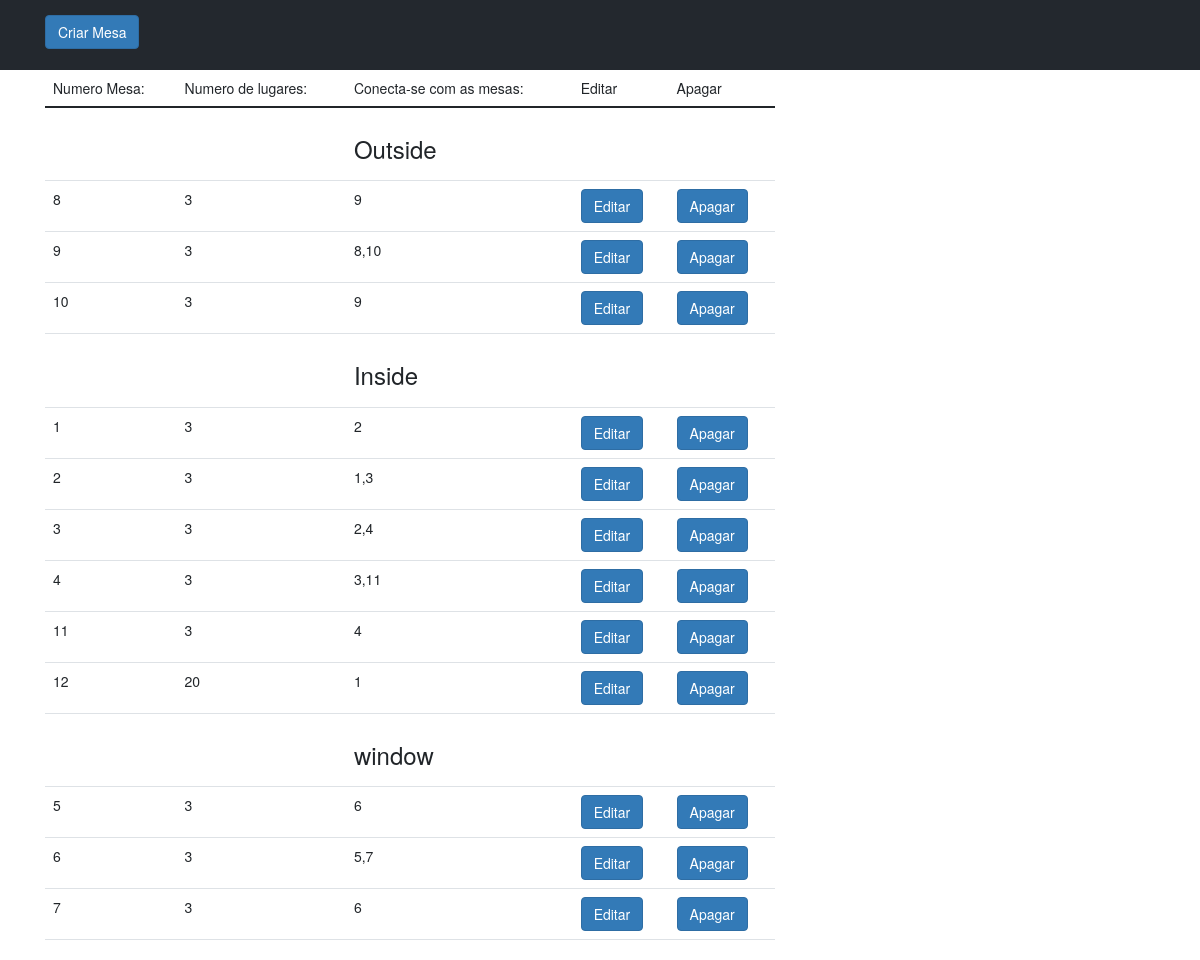
The page /restaurants/restauranttables/1/ on the database as committed earlier.
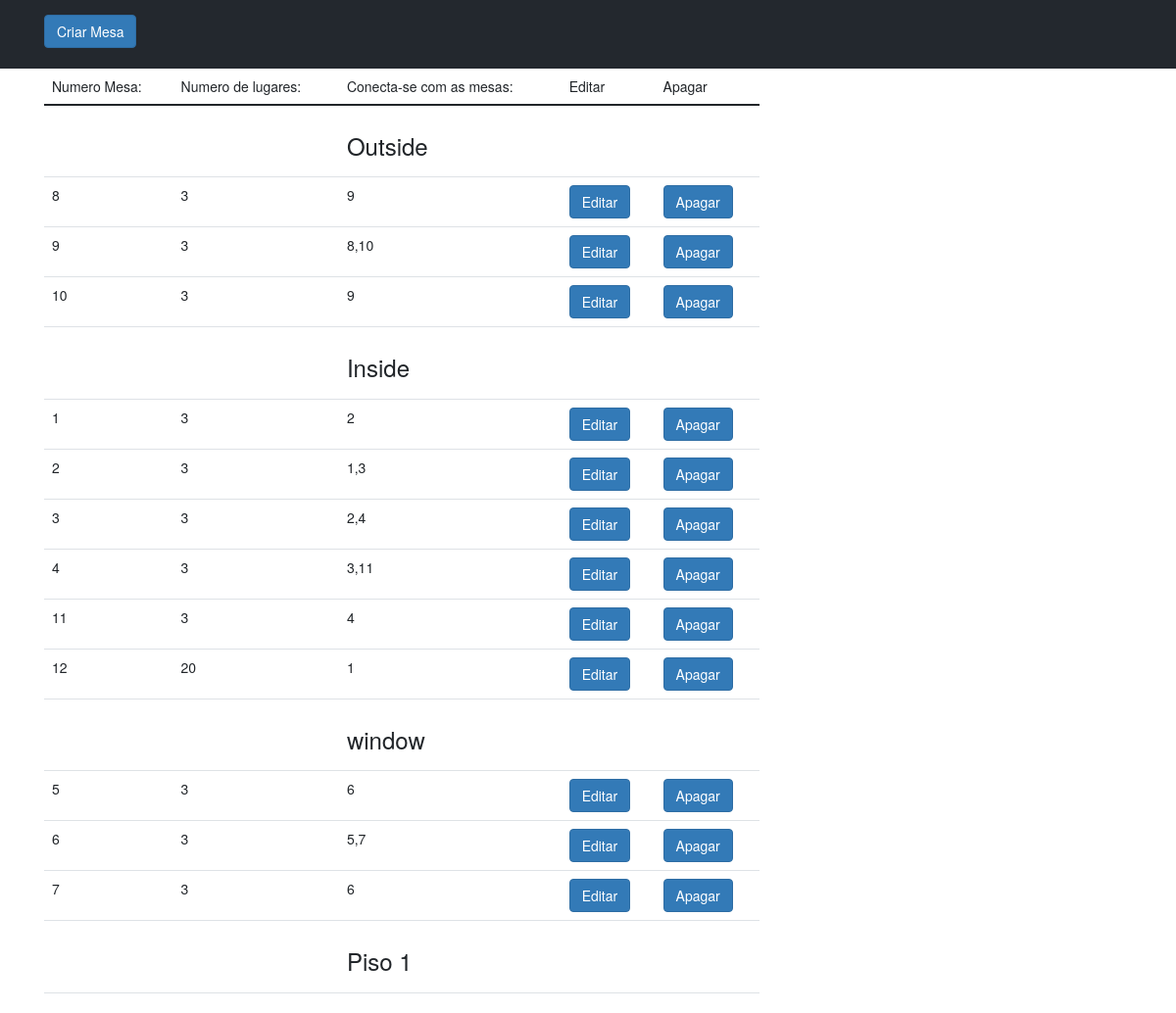
The same page on the database as committed later.
### restaurants/models.py (models this page shows, shortened)
class placeOfTable(models.Model):
    restaurant = models.ForeignKey(restaurants,related_name='restaurantplaceoftable',on_delete=models.CASCADE)
    place_of_table = models.CharField(max_length=254,unique=True)
    def __str__(self):
        return self.place_of_table

class tables(models.Model):
    restaurant = models.ForeignKey(restaurants,related_name='restauranttable',on_delete=models.CASCADE)
    table_number = models.CharField(max_length=254,unique=True)
    number_of_seats = models.CharField(max_length=254,unique=False)
    place_of_table = models.ForeignKey(placeOfTable,related_name='places',on_delete=models.CASCADE)
    can_connect_tables = models.CharField(max_length=254,unique=False)

### restaurants/views.py (the view, shortened to what this page needs)
# urls.py: path('restauranttables/<restaurant_pk>/',views.createTables, name='restauranttables'),
def createTables(request, restaurant_pk):
    zones = placeOfTable.objects.filter(restaurant__pk__contains=restaurant_pk)
    form_to_update = ''
    form_update = ''
    delete = request.POST.get('delete','False')
    delete_confirm = request.POST.get('delete_confirm','False')
    create_form = request.POST.get('create_form','False')
    save_form = request.POST.get('save_form','False')
    form_pk = request.POST.get('form_pk','False')
    save_form_update = request.POST.get('save_form_update','False')
    restaurant = restaurants.objects.filter(owner__username__contains=request.user,pk__contains=restaurant_pk)
    owner_restaurants = restaurants.objects.filter(owner__username__contains=request.user)
    data = tables.objects.filter(restaurant__pk__contains=restaurant_pk)
    form = tablesForm()
    return render(request, 'restaurants/create_tables.html', {'restaurant':restaurant,
                                                              'owner_restaurants':owner_restaurants,
                                                              'form':form,'data':data,
                                                              'create_form':create_form,
                                                              'form_pk':form_pk,'form_update':form_update,
                                                              'delete':delete,'zones':zones})

### restaurants/templates/restaurants/create_tables.html (shortened to what this page needs)
{% extends 'restaurants/base_menu.html' %}
{% block content %}
{% load crispy_forms_tags %}
<div class="filter-bar">
  <div class="container">
    <div class="row justify-content-start">
      <div class="col-12 col-md-4">
        {% if form_pk != 'False' %}
        <input type="button" value="Voltar" class="btn btn-primary mt-4" onclick="history.back()">
        {% else %}
        <form method="post">
          {% if create_form == 'True' %}
          <input type="button" value="Voltar" class="btn btn-primary mt-4" onclick="history.back()">
          {% else %}
          <button class="btn btn-primary mt-4" value="True"  type="submit" name="create_form">Criar Mesa</button>
          {% endif %}
          {% endif %}
        </form>
      </div>
    </div>
  </div>
</div>
<div class="container">
  <div class="row">
    <div class="col-12 col-md-8">
      {% if create_form == 'True' %}
      <form  method="post">
        {% csrf_token %}
        {{ form|crispy }}
        <button class="btn btn-primary " type="submit" name="save_form" value="True">Criar</button>
      </form>
      {% else %}
      {% if form_pk != 'False' %}
        <form method="post">
          {% csrf_token %}
          {{ form_update|crispy }}
          <input type="hidden" name="form_pk" value="{{form_pk}}">
          <button class="btn btn-primary" type="submit" name="save_form_update" value="True">Guardar</button>
        </form>
      {% else %}
      {% if delete != 'False' %}
        <h3>Are you sure you want to delete?</h3>
        <form  method="post">
          {% csrf_token %}
          <input type="hidden" name="delete" value="{{delete}}">
          <button class="btn btn-primary" type="submit" name="delete_confirm" value="True">Yes</button>
        </form>
        <input type="button" value="No" class="btn btn-primary mt-4" onclick="history.back()">
      {% else %}
      <table class="table">
        <thead class="thead-dark">
          <tr>
            <td>Numero Mesa:</td>
            <td>Numero de lugares:</td>
            <td>Conecta-se com as mesas:</td>
            <td>Editar</td>
            <td>Apagar</td>
          </tr>
        </thead>
        <tbody class="table-group-divider">
          {% for y in zones %}
          <tr>
            <td></td>
            <td></td>
            <td><h3>{{y.place_of_table}}</h3></td>
            <td></td>
            <td></td>
          </tr>
          {% for x in data %}
          {% if y.place_of_table|safe == x.place_of_table|safe %}
              <tr>
                <td>{{x.table_number}}</td>
                <td>{{x.number_of_seats}}</td>
                <td>{{x.can_connect_tables}}</td>
                <td><form method="post">{% csrf_token %}<button class="btn btn-primary" type="submit" name="form_pk" value="{{x.pk}}">Editar</button></form></td>
                <td><form method="post">{% csrf_token %}<button class="btn btn-primary" type="submit" name="delete" value="{{x.pk}}">Apagar</button></form></td>
              </tr>
          {% endif %}
          {% endfor %}
          {% endfor %}
        </tbody>
      </table>
      {% endif %}
      {% endif %}
      {% endif %}
    </div>
  </div>
</div>
{% endblock %}

Rows that differ between the two databases and show on the page:
added placeOfTable: place_of_table "Piso 1"
